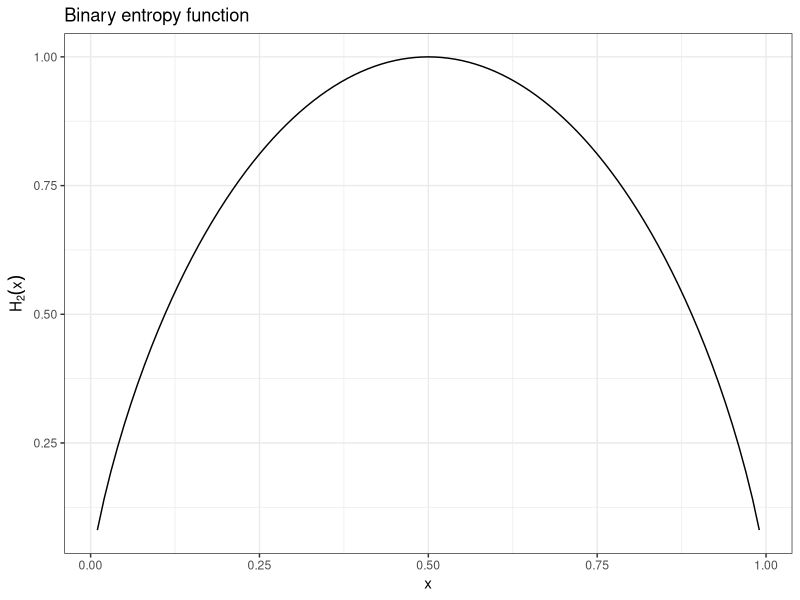
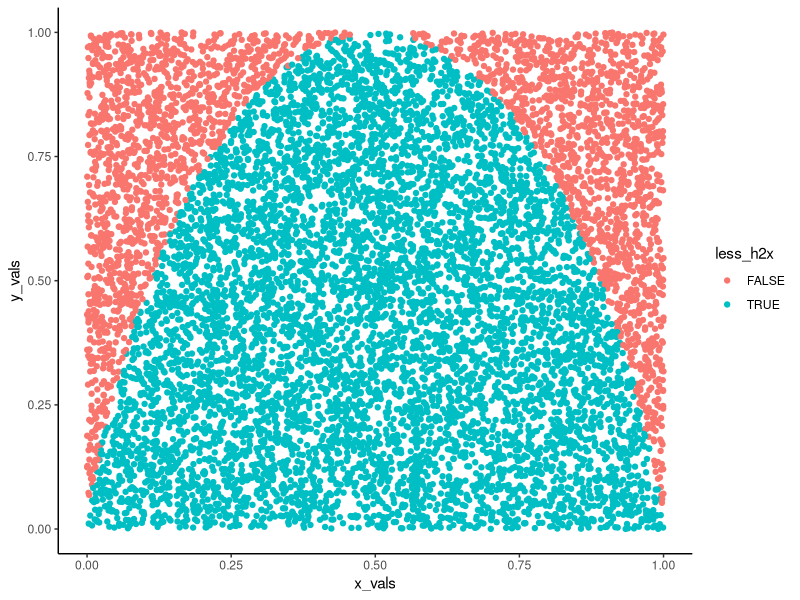
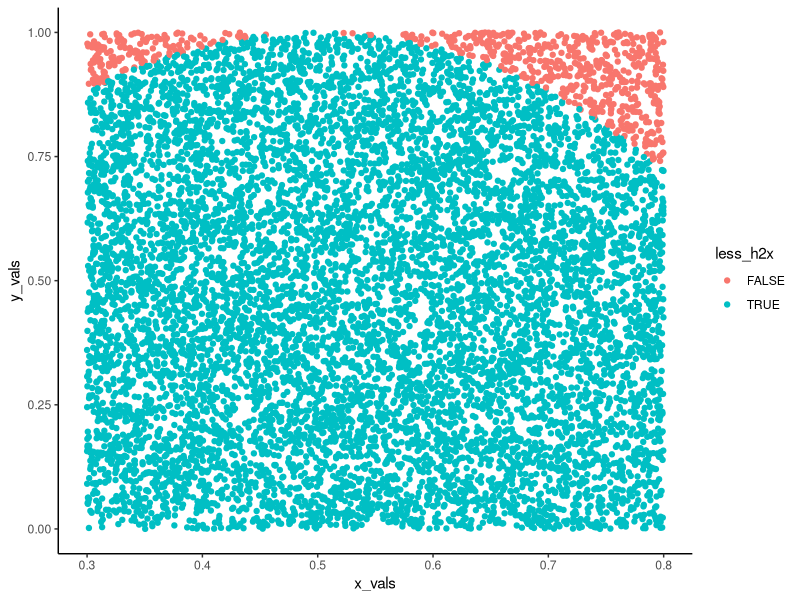
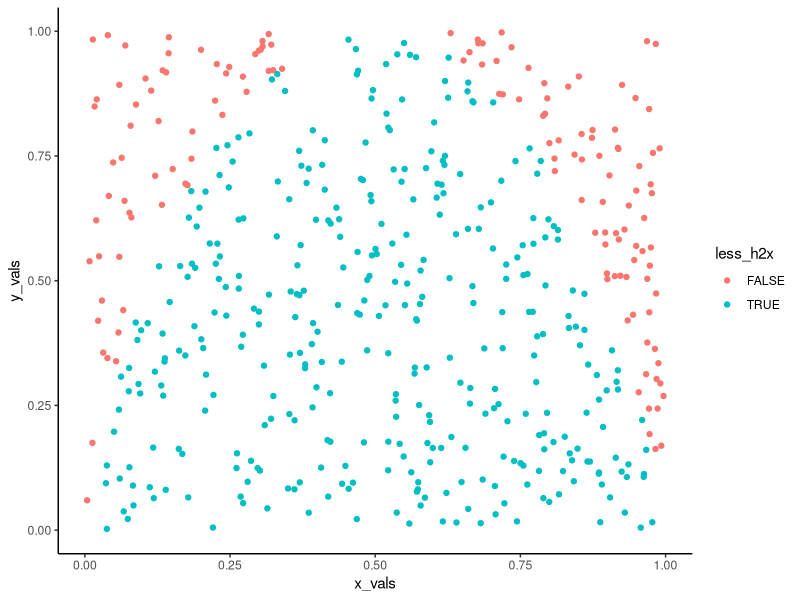

Source code (R) for these figures, in order: (Note: this script raises an error after producing the figures.)
## ---- chunk 1
### Binary entropy function.
### This function takes on an x between zero and one and returns the H2(x) of this value

h2x <- function (x){
  x * log2(1/x) + (1-x) * log2(1/(1-x)) #Note that the binary entropy function 
}

h2x_df <- data.frame(x = seq(0.01, 0.99, 0.01), h2x = h2x(seq(0.01, 0.99, 0.01)))

library(ggplot2)

ggplot(h2x_df, aes(x = x, y = h2x)) +
  geom_line() +
  theme_bw() +
  labs(
    title = "Binary entropy function",
  ) +
  ylab(bquote(H[2](x)))


## ---- chunk 2
library(dplyr)
##library(purrr) - I thought I'd need purr. Then i realized how simple this is if we vectorize :)

##First set up a base DF, with 10000 sims.

sampler_results <- data.frame(x_vals = runif(10000, 0, 1), 
                              y_vals = runif(10000, 0, 1)) %>%
  ##Next check if the values are less than the H2(x) values
  mutate(
    h2x_vals = h2x(x_vals),
    less_h2x = if_else(y_vals <= h2x_vals, TRUE, FALSE) #I broke this up into two steps, so I can check if the intermediate steps work the way they should :)
  )


## ---- chunk 3

area_under_curve <- sampler_results %>%
  summarize(
    n_total = n(),
    under_curve = sum(less_h2x),
    area = under_curve / n_total
  ) %>%
  pull(area)

area_under_curve

## ---- chunk 4
sampler_results %>%
  ggplot(aes(x = x_vals, y = y_vals, color = less_h2x)) +
  geom_point() +
  theme_classic()
## ---- chunk 5
simulate_h2x <- function (x1, x2, n_sims){
  ### Takes on values of x and returns the H2(x) integral between those values.
  ### Assumes x1 < x2 and 0 < x1, x2 < 1
  
  
  simulation_results <- data.frame(x_vals = runif(n_sims, x1, x2), 
                              y_vals = runif(n_sims, 0, 1)) %>%
  ##Next check if the values are less than the H2(x) values
  mutate(
    h2x_vals = h2x(x_vals),
    less_h2x = if_else(y_vals <= h2x_vals, TRUE, FALSE) #I broke this up into two steps, so I can check if the intermediate steps work the way they should :)
  )
  
  simulation_results
}


#Run a visual test

simulate_h2x(0.3, 0.8, 10000) %>%
  ggplot(aes(x = x_vals, y = y_vals, color = less_h2x)) +
  geom_point() +
  theme_classic()

## ---- chunk 6
read_h2x_mc <- function (mc_results, x1, x2, y1 = 0, y2 = 1){
  ###The function takes on the raw MC results and returns the area under the curve between X1 and x2.
  
  area_checked <- (x2 - x1) * (y2 - y1)
  
  result <- mc_results %>%
    summarize(
      n_total = n(),
      n_under = sum(less_h2x),
      area_under_curve = area_checked * n_under / n_total
    ) %>%
    pull(area_under_curve)
    
  
  round(result[1], 10) #Return as a single value, not a vector
  
}

##Test
simulate_h2x(0, 1, 10000) %>%
  read_h2x_mc(x1 = 0, x2 = 1)




## ---- chunk 7
wrap_h2x_mc <- function (x1, x2, y1 = 0, y2 = 0, n_sims){
  ###Wrapper function chaining the actual MC simulation and the result reader
  
  simulate_h2x(x1, x2, n_sims) %>%
    read_h2x_mc(x1, x2)
  
}

##Test
wrap_h2x_mc(x1= 0.2, x2 = 0.35, n_sims = 5000)



## ---- chunk 8
simulate_h2x(0, 1, 500) %>%
  ggplot(aes(x = x_vals, y = y_vals, color = less_h2x)) +
  geom_point() +
  theme_classic()
## ---- chunk 9
wrap_control_h2x_mc <- function (x1, x2, target_sd, num_mcs){
  ### The function takes on arguments relating to the range over which we want to integrate and returns the distribution of num_mcs results, with an SD of less than the target_sd.
  ### Assumes x1>x2
  
  ## Calculate max y
  y2 <- data.frame(x_values = seq(x1, x2, length.out = 100)) %>%
    mutate(y_values = h2x(x_values)) %>%
    summarize(max_y = max(y_values, na.rm = TRUE)) %>%
    pull(max_y)
  
  y2 <- min(1, y2 + 0.01) #What we want to do here is make sure that the upper sampler level is over the actual maximum within a given range

  ## Set up the vector  to track the different MC results
  n_sims <- 1000
  mc_sigma <- 20 #Set a too high starting MC sigma to avoid the while loop from not working
  
  while (mc_sigma > target_sd) {
    mc_results <- c()
    
    for (i in 1:num_mcs) {
      indiv_mc_result <- simulate_h2x(x1, x2, n_sims) %>%
        read_h2x_mc(x1, x2, y1 = 0, y2 = y2)
      
      mc_results <- c(mc_results, indiv_mc_result)
      
    }
    n_sims <- n_sims * 2
    mc_sigma <- sd(mc_results)
    mc_mu <- mean(mc_results)
    
  }
  
  final_result <- c(mc_mu, mc_sigma, n_sims)
  names(final_result) <- c("mc_mu", "mc_sigma", "n_sims")
  
  final_result
  
  
}


##Test
Sys.time()
wrap_control_h2x_mc(x1 = 0, x2=  1, target_sd = 0.001, num_mcs = 5)
wrap_control_h2x_mc(x1 = 0, x2 = 1, target_sd = 0.000001, num_mcs = 5)
Sys.time()

## ---- chunk 10

time_elapsed <- c()
target_sigma <- 0.1 ^ seq(1, 6, by = 1) #A nice hack for geometric progressions from the internet

for (i in 1:length(target_sigma)) {
  time_start <- Sys.time()
  wrap_control_h2x_mc(x1 = 0, x2=  1, target_sd = target_sigma[i], num_mcs = 20) #Note higher number of simulations
  time_end <- Sys.time()
  time_elapsed <- c(time_elapsed, time_end - time_start)
}

time_track_results <- data.frame(target_sigma, time_elapsed)

time_track_results %>%
  ggplot(aes(x = target_sigma, y = time_elapsed)) +
  geom_point() +
  geom_line(linetype = "dotted") +
  theme_bw() +
  scale_x_continuous(trans = "log10")


## ---- chunk 11
#Set up vectors
num_sims <- floor(100 * 1.1 ^ seq(0, 125)) # Use compounding to determine num_sims
max(num_sims) #This gives us a maximum num_sims of 14,930,888 
times_elapsed <- c()
output_precision <- c()
mean_results <- c()
total_time_start <- Sys.time()

for (i in 1:length(num_sims)){
  #Run a loop for the different num_sims values
  
  time_start <- Sys.time()
  mc_results <- c()
  for (j in 1:20) {
    #For each num_sims value, simulate twenty times
    mc_results <- c(mc_results, wrap_h2x_mc(x1 = 0, x2 = 1, n_sims  = num_sims[i]))
  }
  output_precision <- c(output_precision, sd(mc_results))
  mean_results <- c(mean_results, mean(mc_results))
  time_end <- Sys.time()
  times_elapsed <- c(times_elapsed, time_end - time_start)
}

total_time_end <- Sys.time()

results_table <- data.frame(num_sims, times_elapsed, 
                            output_precision, mean_results)

total_time <- total_time_end - total_time_start
write.csv(results_table, "/home/pete/Documents/GitHub/Playing-with-MC-and-MCMC/mc_results.csv")
